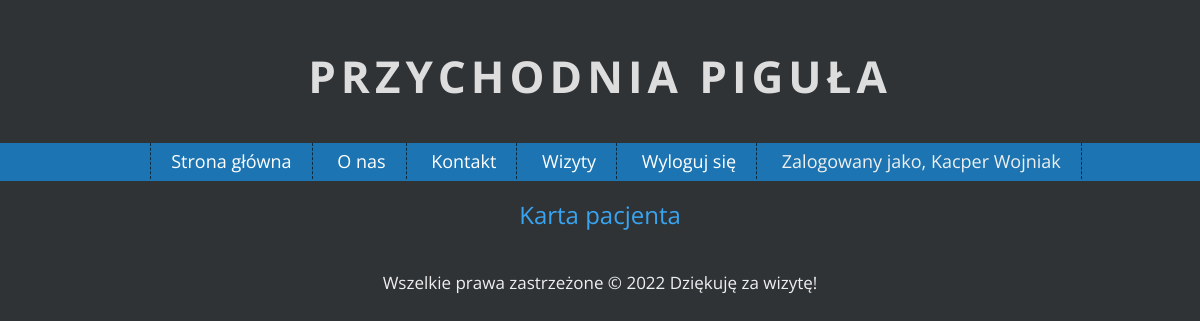
The page /user-details/3 (signed in) on the database as committed earlier.
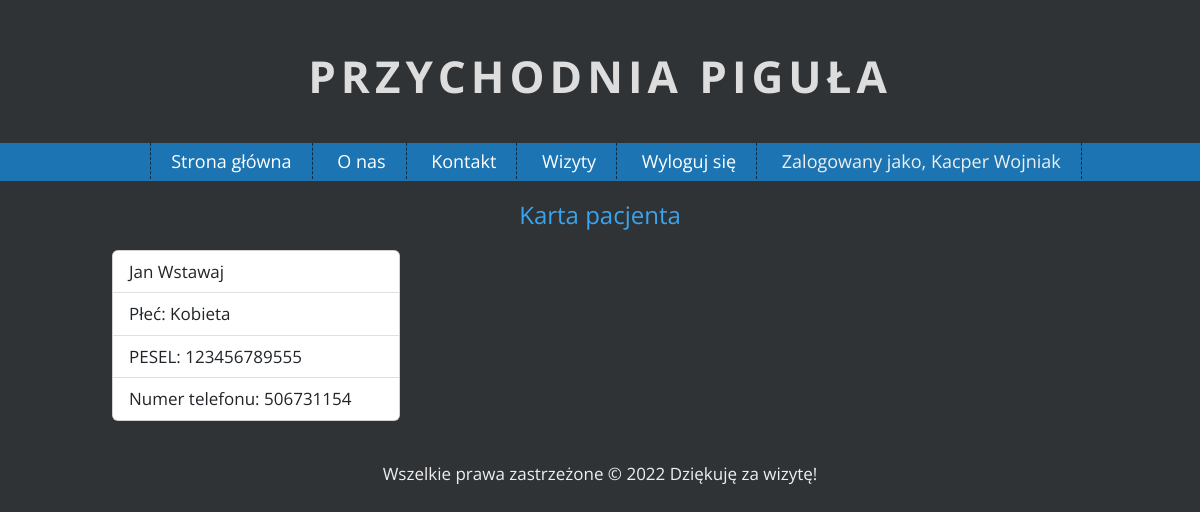
The same page on the database as committed later.
### app/models.py (models this page shows, shortened)
class Patient(UserMixin, db.Model):
    __tablename__ = "patient"
    id = db.Column(db.Integer, primary_key=True)
    name = db.Column(db.String(80), unique=False, nullable=False)
    surname = db.Column(db.String(80), unique=False, nullable=False)
    password = db.Column(db.String(80), unique=False, nullable=False)
    sex = db.Column(db.Boolean, unique=False, nullable=False)
    email = db.Column(db.String(120), unique=True, nullable=False)
    pesel = db.Column(db.String(80), unique=True, nullable=False)
    phone = db.Column(db.String(80), unique=True, nullable=False)
    doctor = db.relationship('Doctor', secondary='visit', back_populates='patient')

### app/views.py (the view)
@views.route('/user-details/<id>', methods=['GET', 'POST'])
@login_required
def userDetails(id):
    users = Patient.query.filter_by(id=id)
    return render_template('user-details.html', users=users)

### app/models.py (called while the page is built)
    def get_type(self):
        return self.__tablename__

    def get_id(self):
        return str(self.id)

### loginmanager.py (called while the page is built)
@login_manager.user_loader
def load_user(user_id):
    login_type = session.get('login_type')
    if login_type == "doctor":
        return Doctor.query.get(int(user_id))
    else:
        return Patient.query.get(int(user_id))

### app/templates/user-details.html
{% extends "index.html" %}
{% block content %}
<div class="container my_gap">
    <h2 style="text-align: center">Karta pacjenta</h2>
</div>
<div class="container my_gap">
    {% for user in users %}
    <div class="card" style="width: 18rem;">
  <ul class="list-group list-group-flush">
      <li class="list-group-item">{{ user.name }} {{ user.surname }}</li>
      {% if user.sex == "0" %}
        <li class="list-group-item">Płeć: Mężczyzna</li>
      {% else %}
        <li class="list-group-item">Płeć: Kobieta</li>
      {% endif %}
    <li class="list-group-item">PESEL: {{ user.pesel }}</li>
    <li class="list-group-item">Numer telefonu: {{ user.phone }}</li>
  </ul>
    </div>
    {% endfor %}
</div>
{% endblock %}

Rows that differ between the two databases and show on the page:
added Patient: name "Jan", surname "Wstawaj", sex "Płeć: Kobieta", pesel "123456789555", phone "506731154"
